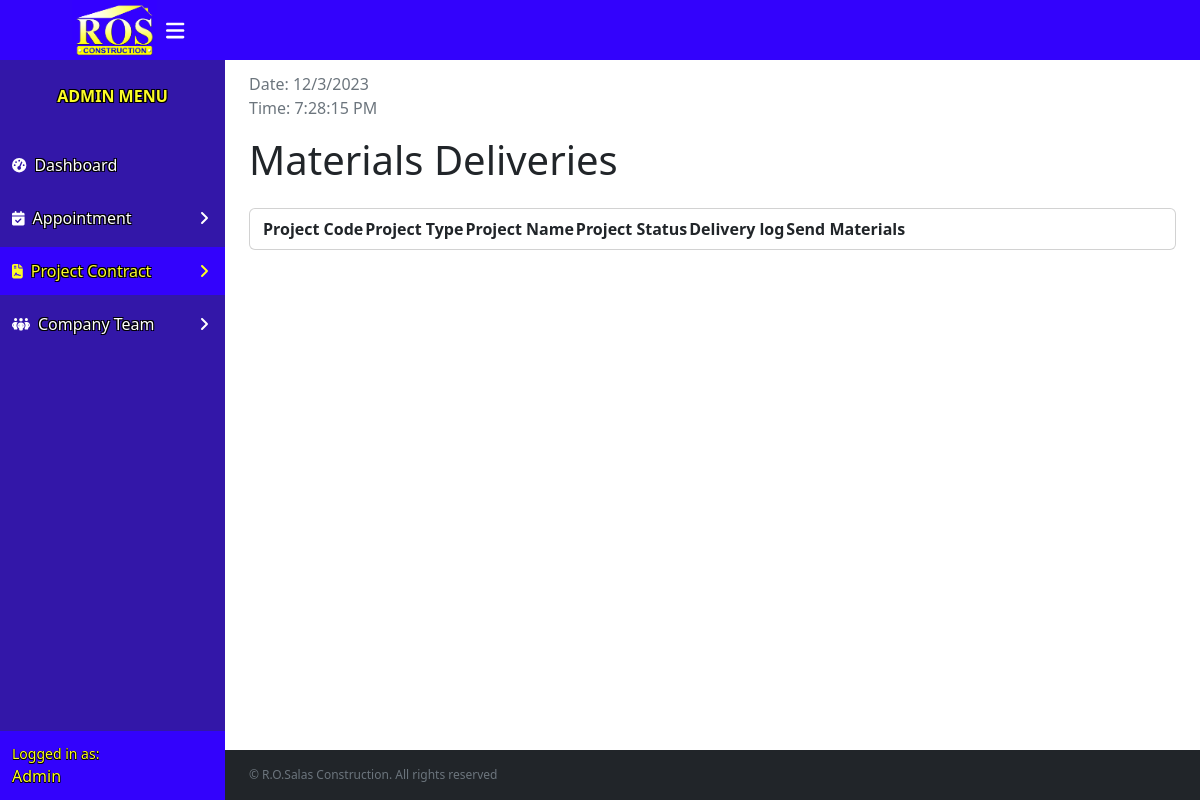
/php/delivery.php (signed in), run on an earlier commit of the app's database.
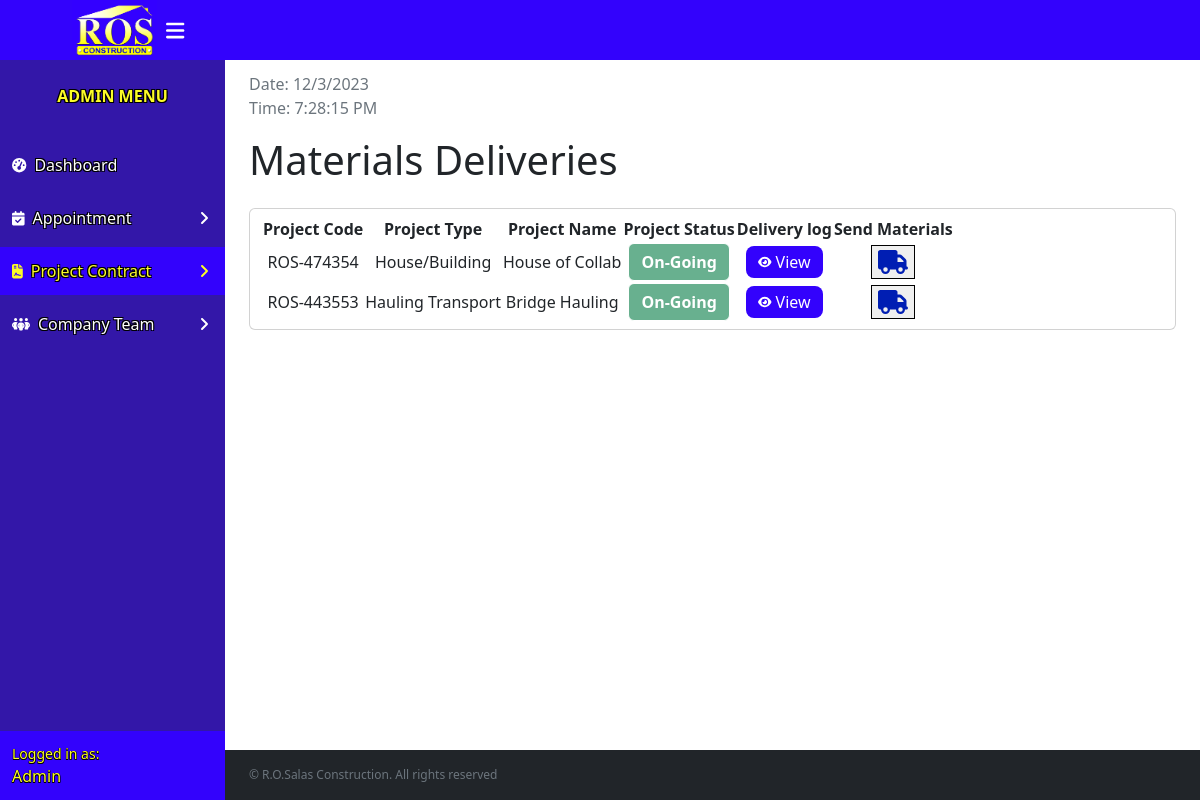
And on a later commit of the database.
### tables this page shows
CREATE TABLE `project` (
  `ID` int(11) NOT NULL,
  `teamID` int(11) NOT NULL,
  `projectCode` varchar(255) NOT NULL,
  `projectType` varchar(255) NOT NULL,
  `projectName` varchar(255) NOT NULL,
  `cost` varchar(255) NOT NULL,
  `location` varchar(255) NOT NULL,
  `startingDate` date NOT NULL DEFAULT current_timestamp(),
  `deadline` date NOT NULL DEFAULT current_timestamp(),
  `status` varchar(255) NOT NULL
);

### php/delivery.php (the view, shortened to what the changed rows need)
<?php
include 'deliveryMaterials.php';
?>
<!DOCTYPE html>
<html lang="en">
<head>
    <link rel="stylesheet" href="../assets/css/bootstrap.min.css">
    <link rel="stylesheet" href="https://cdn.jsdelivr.net/npm/simple-datatables@7.3.0/dist/style.min.css">
    <link href="../assets/css/delivery.css" rel="stylesheet">
</head>
<body class="sb-nav-fixed">
    <div id="layoutSidenav">
        <div id="layoutSidenav_content">
            <main>
                <div class="container-fluid px-4">
                    <h1 class="mt-3 mb-4">Materials Deliveries</h1>
                    <div class="card mb-4">
                        <div class="card-body">
                            <table id="datatablesSimple">
                                <thead>
                                    <tr>
                                        <th>Project Code</th>
                                        <th>Project Type</th>
                                        <th>Project Name</th>
                                        <th>Project Status</th>
                                        <th>Delivery log</th>
                                        <th>Send Materials</th>
                                    </tr>
                                </thead>
                                <tbody>
                                    <?php
                                    $query = "SELECT * FROM `project` WHERE `status` = 'On-going'";
                                    $result = mysqli_query($conn, $query);
                                    while ($row = mysqli_fetch_array($result)) {
                                    ?>
                                        <tr>
                                            <td><?php echo $row['projectCode']; ?></td>
                                            <td><?php echo $row['projectType']; ?></td>
                                            <td><?php echo $row['projectName']; ?></td>
                                            <td>
                                                <button type="button" class="btn bg-success text-white fw-bold" disabled><?php echo $row['status']; ?></button>
                                            </td>
                                            <td>
                                                <a href="deliveryLog.php?id=<?php echo $row['ID']; ?>&status=<?php echo $row['status']; ?>&projectName=<?php echo $row['projectName']; ?>&projectCode=<?php echo $row['projectCode']; ?>" class="add-btn fs-6">
                                                    <i class="fa-solid fa-eye fa-xs me-1" style="color: #ffffff;"></i>View
                                                </a>
                                            </td>
                                            <td>
                                                <button type="button" data-bs-toggle="modal" data-bs-target="#send-deliver<?php echo $row['ID']; ?>"><i class="fa-solid fa-truck fa-xl" style="color: #001eb3;"></i></button>
                                            </td>
                                        </tr>
                                    <?php } ?>
                                </tbody>
                            </table>
                        </div>
                    </div>
                </div>
            </main>
        </div>
    </div>
</body>
</html>

What changed in the data, as far as the page shows it:
added project: projectCode "ROS-474354", projectType "House/Building", projectName "House of Collab", status "On-Going"
added project: projectCode "ROS-443553", projectType "Hauling Transport", projectName "Bridge Hauling", status "On-Going"
